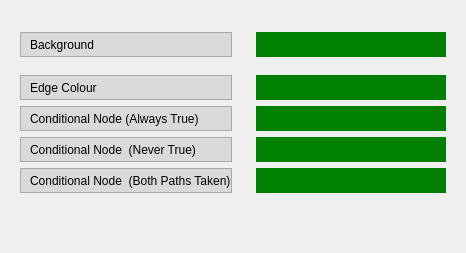
          <widget class="QWidget" name="renderConditionalsPage">
           <layout class="QHBoxLayout" name="horizontalLayout_7">
            <item>
             <layout class="QHBoxLayout" name="horizontalLayout_6">
              <item>
               <widget class="QFrame" name="horizontalFrame_3">
                <layout class="QVBoxLayout" name="verticalLayout_8">
                 <property name="spacing">
                  <number>6</number>
                 </property>
                 <property name="leftMargin">
                  <number>9</number>
                 </property>
                 <property name="topMargin">
                  <number>9</number>
                 </property>
                 <property name="rightMargin">
                  <number>9</number>
                 </property>
                 <property name="bottomMargin">
                  <number>9</number>
                 </property>
                 <item>
                  <widget class="QLabel" name="label_33">
                   <property name="minimumSize">
                    <size>
                     <width>99</width>
                     <height>25</height>
                    </size>
                   </property>
                   <property name="maximumSize">
                    <size>
                     <width>999999</width>
                     <height>0</height>
                    </size>
                   </property>
                   <property name="styleSheet">
                    <string notr="true">background-color: rgb(218, 218, 218)</string>
                   </property>
                   <property name="frameShape">
                    <enum>QFrame::StyledPanel</enum>
                   </property>
                   <property name="text">
                    <string>Background</string>
                   </property>
                   <property name="indent">
                    <number>9</number>
                   </property>
                  </widget>
                 </item>
                 <item>
                  <spacer name="vertspace_condbg_l">
                   <property name="orientation">
                    <enum>Qt::Vertical</enum>
                   </property>
                   <property name="sizeType">
                    <enum>QSizePolicy::Maximum</enum>
                   </property>
                   <property name="sizeHint" stdset="0">
                    <size>
                     <width>20</width>
                     <height>12</height>
                    </size>
                   </property>
                  </spacer>
                 </item>
                 <item>
                  <widget class="QLabel" name="label_35">
                   <property name="minimumSize">
                    <size>
                     <width>99</width>
                     <height>25</height>
                    </size>
                   </property>
                   <property name="maximumSize">
                    <size>
                     <width>999999</width>
                     <height>0</height>
                    </size>
                   </property>
                   <property name="styleSheet">
                    <string notr="true">background-color: rgb(218, 218, 218)</string>
                   </property>
                   <property name="frameShape">
                    <enum>QFrame::StyledPanel</enum>
                   </property>
                   <property name="text">
                    <string>Edge Colour</string>
                   </property>
                   <property name="indent">
                    <number>9</number>
                   </property>
                  </widget>
                 </item>
                 <item>
                  <widget class="QLabel" name="label_36">
                   <property name="minimumSize">
                    <size>
                     <width>99</width>
                     <height>25</height>
                    </size>
                   </property>
                   <property name="maximumSize">
                    <size>
                     <width>999999</width>
                     <height>0</height>
                    </size>
                   </property>
                   <property name="styleSheet">
                    <string notr="true">background-color: rgb(218, 218, 218)</string>
                   </property>
                   <property name="frameShape">
                    <enum>QFrame::StyledPanel</enum>
                   </property>
                   <property name="text">
                    <string>Conditional Node (Always True)</string>
                   </property>
                   <property name="indent">
                    <number>9</number>
                   </property>
                  </widget>
                 </item>
                 <item>
                  <widget class="QLabel" name="label_37">
                   <property name="minimumSize">
                    <size>
                     <width>99</width>
                     <height>25</height>
                    </size>
                   </property>
                   <property name="maximumSize">
                    <size>
                     <width>999999</width>
                     <height>0</height>
                    </size>
                   </property>
                   <property name="styleSheet">
                    <string notr="true">background-color: rgb(218, 218, 218)</string>
                   </property>
                   <property name="frameShape">
                    <enum>QFrame::StyledPanel</enum>
                   </property>
                   <property name="text">
                    <string>Conditional Node  (Never True)</string>
                   </property>
                   <property name="indent">
                    <number>9</number>
                   </property>
                  </widget>
                 </item>
                 <item>
                  <widget class="QLabel" name="label_34">
                   <property name="minimumSize">
                    <size>
                     <width>99</width>
                     <height>25</height>
                    </size>
                   </property>
                   <property name="maximumSize">
                    <size>
                     <width>999999</width>
                     <height>0</height>
                    </size>
                   </property>
                   <property name="styleSheet">
                    <string notr="true">background-color: rgb(218, 218, 218)</string>
                   </property>
                   <property name="frameShape">
                    <enum>QFrame::StyledPanel</enum>
                   </property>
                   <property name="text">
                    <string>Conditional Node  (Both Paths Taken)</string>
                   </property>
                   <property name="indent">
                    <number>9</number>
                   </property>
                  </widget>
                 </item>
                 <item>
                  <spacer name="vertspace_condbase_l">
                   <property name="orientation">
                    <enum>Qt::Vertical</enum>
                   </property>
                   <property name="sizeType">
                    <enum>QSizePolicy::Expanding</enum>
                   </property>
                   <property name="sizeHint" stdset="0">
                    <size>
                     <width>20</width>
                     <height>40</height>
                    </size>
                   </property>
                  </spacer>
                 </item>
                </layout>
               </widget>
              </item>
              <item>
               <widget class="QFrame" name="condColoursFrame">
                <layout class="QVBoxLayout" name="verticalLayout_9">
                 <property name="leftMargin">
                  <number>9</number>
                 </property>
                 <property name="topMargin">
                  <number>21</number>
                 </property>
                 <property name="rightMargin">
                  <number>9</number>
                 </property>
                 <property name="bottomMargin">
                  <number>9</number>
                 </property>
                 <item>
                  <widget class="colorDemoWidget" name="cond_bg" native="true">
                   <property name="minimumSize">
                    <size>
                     <width>190</width>
                     <height>25</height>
                    </size>
                   </property>
                   <property name="maximumSize">
                    <size>
                     <width>999</width>
                     <height>25</height>
                    </size>
                   </property>
                   <property name="styleSheet">
                    <string notr="true">border: red; background: green</string>
                   </property>
                  </widget>
                 </item>
                 <item>
                  <spacer name="vertspac_condbg_r">
                   <property name="orientation">
                    <enum>Qt::Vertical</enum>
                   </property>
                   <property name="sizeType">
                    <enum>QSizePolicy::Maximum</enum>
                   </property>
                   <property name="sizeHint" stdset="0">
                    <size>
                     <width>20</width>
                     <height>12</height>
                    </size>
                   </property>
                  </spacer>
                 </item>
                 <item>
                  <widget class="colorDemoWidget" name="cond_edge" native="true">
                   <property name="minimumSize">
                    <size>
                     <width>190</width>
                     <height>25</height>
                    </size>
                   </property>
                   <property name="maximumSize">
                    <size>
                     <width>999</width>
                     <height>25</height>
                    </size>
                   </property>
                   <property name="styleSheet">
                    <string notr="true">border: red; background: green</string>
                   </property>
                  </widget>
                 </item>
                 <item>
                  <widget class="colorDemoWidget" name="cond_alwaystrue" native="true">
                   <property name="minimumSize">
                    <size>
                     <width>190</width>
                     <height>25</height>
                    </size>
                   </property>
                   <property name="maximumSize">
                    <size>
                     <width>999</width>
                     <height>25</height>
                    </size>
                   </property>
                   <property name="styleSheet">
                    <string notr="true">border: red; background: green</string>
                   </property>
                  </widget>
                 </item>
                 <item>
                  <widget class="colorDemoWidget" name="cond_nevertrue" native="true">
                   <property name="minimumSize">
                    <size>
                     <width>190</width>
                     <height>25</height>
                    </size>
                   </property>
                   <property name="maximumSize">
                    <size>
                     <width>999</width>
                     <height>25</height>
                    </size>
                   </property>
                   <property name="styleSheet">
                    <string notr="true">border: red; background: green</string>
                   </property>
                  </widget>
                 </item>
                 <item>
                  <widget class="colorDemoWidget" name="cond_bothpaths" native="true">
                   <property name="minimumSize">
                    <size>
                     <width>190</width>
                     <height>25</height>
                    </size>
                   </property>
                   <property name="maximumSize">
                    <size>
                     <width>999</width>
                     <height>25</height>
                    </size>
                   </property>
                   <property name="styleSheet">
                    <string notr="true">border: red; background: green</string>
                   </property>
                  </widget>
                 </item>
                 <item>
                  <spacer name="vertspace_condbase_r">
                   <property name="orientation">
                    <enum>Qt::Vertical</enum>
                   </property>
                   <property name="sizeHint" stdset="0">
                    <size>
                     <width>20</width>
                     <height>40</height>
                    </size>
                   </property>
                  </spacer>
                 </item>
                </layout>
               </widget>
              </item>
             </layout>
            </item>
           </layout>
          </widget>
